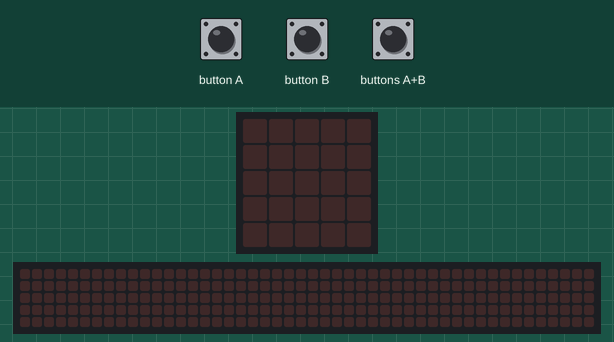
Recording of a program running on a simulated BBC micro:bit (MakeCode). On the bench: the board's 5×5 LED display, a strip that is not on the board, showing the scrolling text unrolled. Inputs (shaded band) come from the test bench. The 48×5 strip is a reading aid, not a part: it shows the text the display is scrolling, unrolled, one strip-width of it at a time.

Above: at 1.2 s.
1.3 s: buttons A+B pressed for 0.15 s
At 6.77 s:
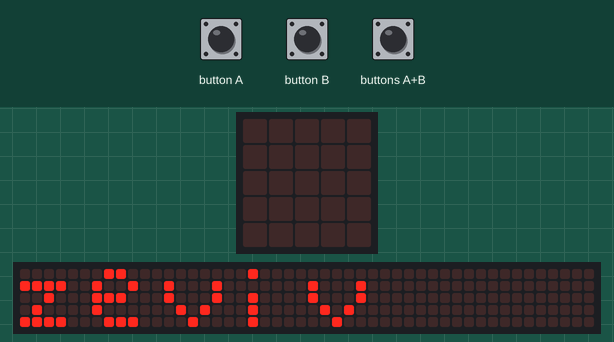
At 24.2 s:
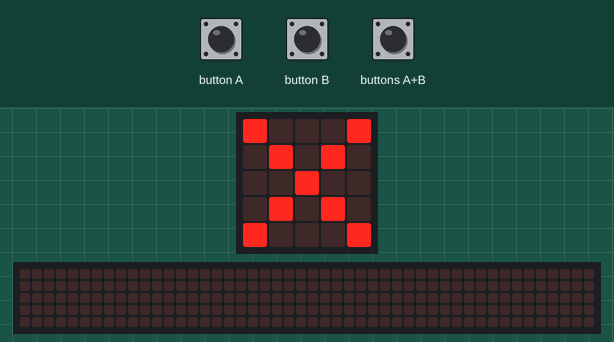

Measured:
- after the input at 1.3 s, the display: changes after 0.15 s (image 1)
- what the display in image 1 shows lasts 0.4 s, from 6.6 s to 7.0 s

The program:

main.ts
```typescript
let info = ""
input.onButtonPressed(Button.AB, function () {
    for (let index = 0; index < 4; index++) {
        info = control.deviceName()
        basic.showString(info)
    }
    basic.showLeds(`
        # . . . #
        . # . # .
        . . # . .
        . # . # .
        # . . . #
        `)
})
```

test.ts
```typescript
// testit kuuluvat tänne; tätä ei koota, kun tätä pakettia käytetään laajennuksena.
```
